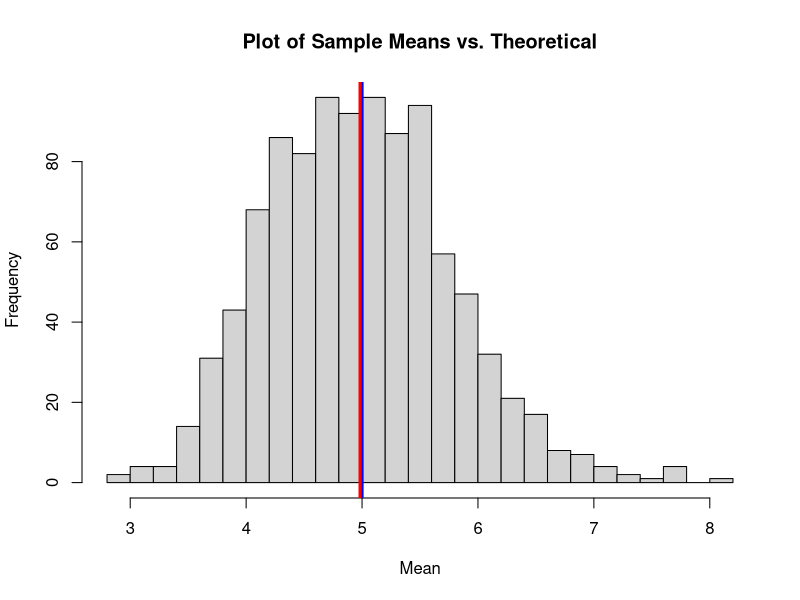
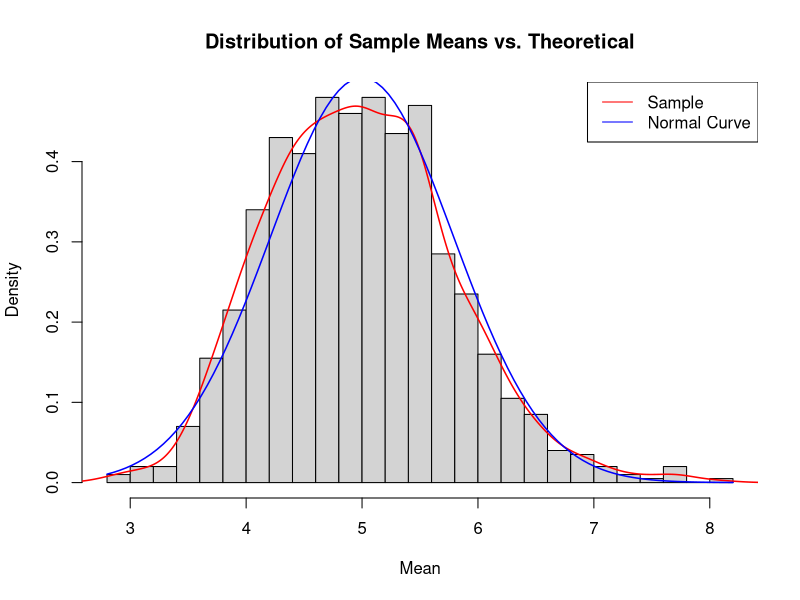

Generate these figures, in order, with R:
## ---- chunk 1
knitr::opts_chunk$set(echo = TRUE)
## ---- chunk 2
set.seed(2017)

# Number of Exponentials
n=40

# Number of Simulations
sims=1000

lambda <- 0.2
tmean <- 1/lambda
tmean
## ---- chunk 3
tsd <- tmean/sqrt(n)
print(paste("Theoretical Standard Deviation:",round(tsd,3)))
tvar <- tsd^2
print(paste("Theoretical Variance:",tvar))
## ---- chunk 4
simulations <- replicate(sims,rexp(n,lambda)) 
## ---- chunk 5
means <- apply(simulations,2,mean)
hist(means, breaks=25, main = "Plot of Sample Means vs. Theoretical", xlab = "Mean")
abline(v=5, col="blue", lwd = 3) #blue line represents the theoretical mean
abline(v=mean(means),col="red",lwd=3) #red line represents the sample mean
## ---- chunk 6
mean(means)
## ---- chunk 7
svar <- sd(means)^2
print(paste("Sample Variance",round(svar,3)))
## ---- chunk 8
hist(means, prob=TRUE, breaks=25, main = "Distribution of Sample Means vs. Theoretical", xlab = "Mean") 
lines(density(means),lwd=1.5, col="red") #red equals sample
curve(dnorm(x,mean=tmean,sd=tsd),lwd=1.5,col="blue",add=TRUE) #blue equals normal distribution
legend("topright",c("Sample","Normal Curve"),lty=c(1,1),col=c("red","blue"))
